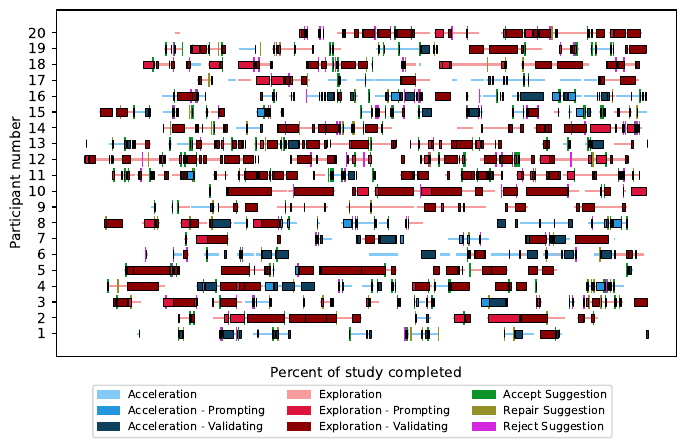

This figure's Python source:
from operator import contains
import matplotlib.pyplot as plt
import matplotlib.colors as mcolors
import pandas as pd
import matplotlib.patches as mpatches


bg_color = "#FFFFFF"

light_color =  "#00B6F2"
medium_color = "#007CA6"

# Lighter to darker (state, prompting, validation)
exp_color = "#F79C9C"
exp_prompt = "#DC143C"
exp_validate = "#8B0000"

exp_patch = mpatches.Patch(color=exp_color, label='Exploration')
exp_prompt_patch = mpatches.Patch(color=exp_prompt, label='Exploration Prompt')
exp_validate_patch = mpatches.Patch(color=exp_validate, label='Exploration Validation')

acc_color = "#83CAF7"
acc_prompt = "#2396DE"
acc_validate = "#0F405E"

acc_patch = mpatches.Patch(color=acc_color, label='Acceleration')
acc_prompt_patch = mpatches.Patch(color=acc_prompt, label='Acceleration Prompt')
acc_validate_patch = mpatches.Patch(color=acc_validate, label='Acceleration Validation')

REJECT_COLOR = "#D427E0"
ACCEPT_COLOR = "#0A9428"
REPAIR_COLOR = "#949028"
repair_patch = mpatches.Patch(color=REPAIR_COLOR, label='Repair')
reject_patch = mpatches.Patch(color=REJECT_COLOR, label='Reject')
accept_patch = mpatches.Patch(color=ACCEPT_COLOR, label='Accept')


ids = [1, 2, 3, 4, 5, 6, 7, 8, 9, 10, 11, 12, 13, 14, 15, 16, 17, 18, 19, 20]

def sort_by_first(tuples):
    return sorted(tuples, key=lambda x: x[0])

def process_input(pid):
    df = pd.DataFrame(pd.read_excel(f"exports/p{pid}-export.xlsx".format(pid=pid)))
    start_codes = list(map(lambda x: float(x[2:].split(',')[0].replace(':', '.')), df['Beginning'].tolist()))
    end_codes = list(map(lambda x: float(x[2:].split(',')[0].replace(':', '.')), df['End'].tolist()))
    labels = df['Code'].tolist()
    codes_tuple = list(zip(start_codes, end_codes, labels))
    return sort_by_first(codes_tuple)

def get_longest_time():
    longest_time = 0
    for pid in ids:
        codes = process_input(pid)
        total_time = codes[-1][1] - codes[0][0]
        if total_time > longest_time:
            longest_time = total_time
    return longest_time

longest_time = get_longest_time()

def timeline_ycenter(pid):
    yr = timeline_yrange(pid)
    return yr[0] + 0.5 * yr[1]

def timeline_yrange(pid):
    width = 0.5
    return (ids.index(pid) + 1 - (width / 2), width)

chunk_styles = {
    "acc/prompt/multi-menu": (acc_prompt, "xx"),
    "acc/prompt/context": (acc_prompt, "xx"),
    "acc/prompt/code": (acc_prompt, "xx"),
    "acc/prompt/nl": (acc_prompt, "xx"),

    "acc/modify/inline": (medium_color, "----"),
    "acc/modify/multi-line": (medium_color, "----"),
    "acc/accept/inline": (medium_color, "----"),
    "acc/reject/inline": (medium_color, "----"),
    "acc/accept/prompt": (medium_color, "----"),
    "acc/reject/multi-line":(medium_color, "----"),
    "acc/accept/multi-line":(medium_color, "----"),

    "acc/validate/examine/multi-menu": (acc_validate, ".."),
    "acc/validate/run(plot)": (acc_validate, ".."),
    "acc/validate/run": (acc_validate, ".."),
    "acc/validate/examine/inline": (acc_validate, ".."),
    "acc/validate/examine": (acc_validate, ".."),
    "acc/validate/api(in-ide)" : (acc_validate, ".."),
    "acc/validate/compile": (acc_validate, ".."),
    "validate/acc/run": (acc_validate, ".."),
    "acc/validate/IDE": (acc_validate, ".."),
    "acc/validate/examine/multi-snip": (acc_validate, ".."),
    "acc/validate/examine/multi-line": (acc_validate, ".."),

    "start-code": (acc_validate, "xx"),

    "exp/prompt/multiple-menu": (exp_prompt, "xx"),
    "exp/prompt/multi-menu": (exp_prompt, "xx"),
    "exp/prompt/multi-menu/nudge": (exp_prompt, "xx"),
    "exp/prompt/code": (exp_prompt, "xx"),
    "exp/prompt/nl": (exp_prompt, "xx"),
    "exp/prompt/context": (exp_prompt, "xx"),
    "exp/prompt/nl/nudge": (exp_prompt, "xx"),

    "exp/modify/inline": (exp_color, "----"),
    "exp/accept/inline": (exp_color, "----"),
    "exp/reject/multi-menu": (exp_color, "----"),
    "exp/modify/multi-menu": (exp_color, "----"),
    "exp/accept/multi-menu": (exp_color, "----"),
    "exp/reject/inline": (exp_color, "----"),
    "exp/accept/prompt": (exp_color, "----"),
    "exp/reject/code": (exp_color, "----"),
    "reject/multi-menu": (exp_color, "----"),
    "exp/accept/multi-menu/sub-snippet": (exp_color, "----"),
    "exp/modify/multi-menu/sub-snippet": (exp_color, "----"),
    "exp/reject/multi-line": (exp_color, "----"),
    "exp/accept/multi-menu/subsnippet": (exp_color, "----"),
    "exp/accept/multi-menu/nudge": (exp_color, "----"),

    "exp/validate/examine/multi-menu": (exp_validate, ".."),
    "exp/validate/examine/multi-menu'": (exp_validate, ".."),
    "expl/validate/google": (exp_validate, ".."),
    "expl/validate/inline": (exp_validate, ".."),
    "exp/validate/inline": (exp_validate, ".."),
    "exp/validate/run(plot)": (exp_validate, ".."),
    "exp/validate/run": (exp_validate, ".."),
    "exp/validate/examine/multi-menu": (exp_validate, ".."),
    "exp/validate/examine/inline": (exp_validate, ".."),
    "exp/validate/api(in-ide)": (exp_validate, ".."),
    "exp/validate/examine/api(in-ide)": (exp_validate, ".."),
    "exp/validate/google": (exp_validate, ".."),
    "exp/examine/validate/inline": (exp_validate, ".."),
    "exp/validate/examine": (exp_validate, ".."),
    "exp/validate/api(google)" : (exp_validate, ".."),
    "exp/validate/api-docs(google)" : (exp_validate, ".."),
    "exp/validate/in-ide(errors)" : (exp_validate, ".."),
    "exp/validate/compile" : (exp_validate, ".."),
    "exp/validate/debugger" : (exp_validate, ".."),
    "exp/validate/api/ide" : (exp_validate, ".."),
    "exp/validate/examine/multi-line": (exp_validate, ".."),
    "exp/validate/api/web": (exp_validate, ".."),
    "exp/validate/api/web/multi-snip": (exp_validate, ".."),
    "exp/validate/examine/exp/validate/examine/spec": (exp_validate, ".."),
    "exp/validate/api": (exp_validate, ".."),

    "end-code": (bg_color, ""),

    "exploration": (exp_color, ""),
    "acceleration": (acc_color, ""),

    "rust-starts": (bg_color, ""),
    "rust-ends": (bg_color, ""),
    "python-starts": (bg_color, ""),
    "python-ends": (bg_color, ""),
}

chunk_edgecolor = "black"

def get_total_time(codes):
    total_time = codes[-1][1] - codes[0][0]
    return total_time

def scaling_factor(codes):
    return longest_time / get_total_time(codes)

def normalize_code(user_codes):
    offset = user_codes[0][0]
    sf = scaling_factor(user_codes)
    new_codes = []
    for code in user_codes[1:-1]:  # skip first and last
        new_codes.append(((code[0] - offset) * sf, (code[1] - offset) * sf, code[2]))
    return new_codes

def plot_action_chunk(pid, ax, start_time, end_time, chunk, codes):
    code_start_time = start_time * scaling_factor(codes)
    code_duration = (end_time - start_time) * scaling_factor(codes)
    ACTION_Y_EXTRA = 0.2
    y_min = timeline_yrange(pid)[0] - ACTION_Y_EXTRA
    action_kwargs = {
        "x": code_start_time,
        "ymin": y_min,
        "ymax": timeline_yrange(pid)[0]+timeline_yrange(pid)[1]+ACTION_Y_EXTRA,
        "linewidth": 1,
    }
    ax.set_axisbelow(False)
    if "reject" in chunk:
        ax.vlines(colors=REJECT_COLOR, **action_kwargs)
    elif "accept" in chunk:
        ax.vlines(colors=ACCEPT_COLOR, **action_kwargs)
    elif "modify" in chunk:
        ax.vlines(colors=REPAIR_COLOR, **action_kwargs)
    # The rest
    elif "reject" not in chunk and "accept" not in chunk and "modify" not in chunk and "start-code" not in chunk and "end-code" not in chunk and "acceleration" not in chunk and "exploration" not in chunk:
        ax.broken_barh(
        [(code_start_time, code_duration)],
        timeline_yrange(pid),
        facecolor = chunk_styles[chunk][0],
        edgecolor = chunk_edgecolor,
        linewidth = 0.1,
        zorder=2.5,
    )

def plot_mode_chunk(pid, ax, start_time, end_time, chunk, codes):
    ax.set_axisbelow(True)
    code_start_time = start_time  * scaling_factor(codes)
    code_end_time = end_time * scaling_factor(codes)
    if "acceleration" in chunk:
        y_mid = (timeline_yrange(pid)[0] + (timeline_yrange(pid)[0]+timeline_yrange(pid)[1])) / 2
        ax.hlines(y_mid, code_start_time, code_end_time, color=acc_color)
    elif "exploration" in chunk:
        y_mid = (timeline_yrange(pid)[0] + (timeline_yrange(pid)[0]+timeline_yrange(pid)[1])) / 2
        ax.hlines(y_mid, code_start_time, code_end_time, color=exp_color)

fig, ax = plt.subplots()

for i in ids:
    codes = process_input(i)
    # codes = normalize_code(codes)
    offset = codes[0][0]
    for code in codes:
        plot_mode_chunk(i, ax, code[0] - offset, code[1] - offset, code[2], codes)
    for code in codes:
        plot_action_chunk(i, ax, code[0] - offset, code[1] - offset, code[2], codes)

ax.set_xlabel("Percent of study completed")
ax.set_xticks([])


ax.set_ylabel("Participant number")
ax.set_yticks(range(1, len(ids) + 1))
ax.set_yticklabels(ids)

lgd = ax.legend(
    handles=[
        acc_patch,
        acc_prompt_patch,
        acc_validate_patch,
        exp_patch,
        exp_prompt_patch,
        exp_validate_patch,
        accept_patch,
        repair_patch,
        reject_patch,
    ],
    labels = [
        "Acceleration",
        "Acceleration - Prompting",
        "Acceleration - Validating",
        "Exploration",
        "Exploration - Prompting",
        "Exploration - Validating",
        "Accept Suggestion",
        "Repair Suggestion",
        "Reject Suggestion",
    ],
    loc="lower left",
    bbox_to_anchor=(0.05,-0.25),
    ncol=3,
    prop={'size': 8},
)

# set figure size
fig.set_size_inches(8, 4.5)

#plt.show()
plt.savefig("chunks.pdf",
    dpi=600,
    bbox_extra_artists=(lgd,), bbox_inches='tight')